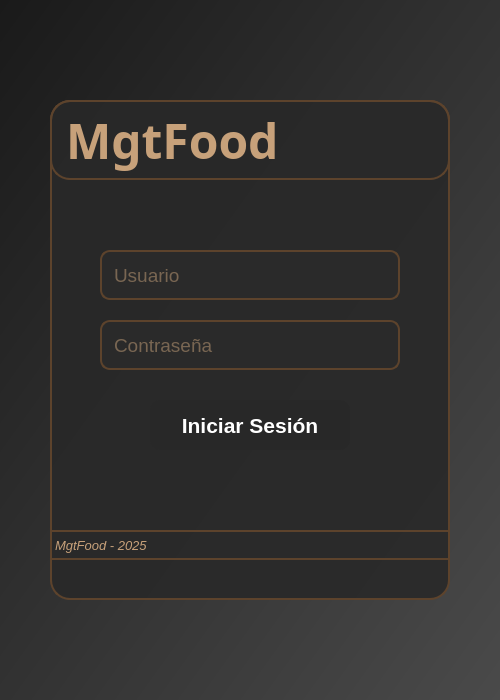
<?xml version="1.0" encoding="UTF-8"?>
<ui version="4.0">
 <class>Dialog</class>
 <widget class="QDialog" name="Dialog">
  <property name="geometry">
   <rect>
    <x>0</x>
    <y>0</y>
    <width>500</width>
    <height>700</height>
   </rect>
  </property>
  <property name="windowTitle">
   <string>Life: A New Brew</string>
  </property>
  <property name="styleSheet">
   <string notr="true">
     background: QLinearGradient(x1: 0, y1: 0, x2: 1, y2: 1, stop: 0 #1a1a1a, stop: 1 #4a4a4a);
   </string>
  </property>
  <widget class="QLabel" name="backgroundImage">
   <property name="geometry">
    <rect>
     <x>0</x>
     <y>0</y>
     <width>500</width>
     <height>700</height>
    </rect>
   </property>
   <property name="styleSheet">
    <string notr="true">
     border-image: url(:/images/coffee_bg.jpg);
     opacity: 0.2;
    </string>
   </property>
  </widget>
  <widget class="QWidget" name="mainContainer" native="true">
   <property name="geometry">
    <rect>
     <x>50</x>
     <y>100</y>
     <width>400</width>
     <height>500</height>
    </rect>
   </property>
   <property name="styleSheet">
    <string notr="true">
     background: rgba(40, 40, 40, 0.9);
     border-radius: 20px;
     border: 2px solid #5d432c;
    </string>
   </property>
   <widget class="QLabel" name="titleLabel">
    <property name="geometry">
     <rect>
      <x>0</x>
      <y>0</y>
      <width>400</width>
      <height>80</height>
     </rect>
    </property>
    <property name="font">
     <font>
      <family>Monotype Corsiva</family>
      <pointsize>36</pointsize>
      <weight>75</weight>
      <bold>true</bold>
     </font>
    </property>
    <property name="styleSheet">
     <string notr="true">
      color: #c7a17a;
      background: transparent;
      qproperty-alignment: AlignCenter;
      text-shadow: 0 0 10px #c7a17a;
     </string>
    </property>
    <property name="text">
     <string>MgtFood</string>
    </property>
   </widget>
   <widget class="QLineEdit" name="userInput">
    <property name="geometry">
     <rect>
      <x>50</x>
      <y>150</y>
      <width>300</width>
      <height>50</height>
     </rect>
    </property>
    <property name="font">
     <font>
      <family>Segoe UI</family>
      <pointsize>14</pointsize>
     </font>
    </property>
    <property name="styleSheet">
     <string notr="true">
      QLineEdit {
       background: #2a2a2a;
       border: 2px solid #5d432c;
       border-radius: 10px;
       padding: 10px;
       color: #c7a17a;
      }
      QLineEdit:focus {
       border-color: #c7a17a;
      }
     </string>
    </property>
    <property name="placeholderText">
     <string>Usuario</string>
    </property>
   </widget>
   <widget class="QLineEdit" name="passwordInput">
    <property name="geometry">
     <rect>
      <x>50</x>
      <y>220</y>
      <width>300</width>
      <height>50</height>
     </rect>
    </property>
    <property name="font">
     <font>
      <family>Segoe UI</family>
      <pointsize>14</pointsize>
     </font>
    </property>
    <property name="styleSheet">
     <string notr="true">
      QLineEdit {
       background: #2a2a2a;
       border: 2px solid #5d432c;
       border-radius: 10px;
       padding: 10px;
       color: #c7a17a;
      }
      QLineEdit:focus {
       border-color: #c7a17a;
      }
     </string>
    </property>
    <property name="echoMode">
     <enum>QLineEdit::Password</enum>
    </property>
    <property name="placeholderText">
     <string>Contraseña</string>
    </property>
   </widget>
   <widget class="QPushButton" name="loginButton">
    <property name="geometry">
     <rect>
      <x>100</x>
      <y>300</y>
      <width>200</width>
      <height>50</height>
     </rect>
    </property>
    <property name="font">
     <font>
      <family>Segoe UI</family>
      <pointsize>16</pointsize>
      <weight>75</weight>
      <bold>true</bold>
     </font>
    </property>
    <property name="styleSheet">
     <string notr="true">
      QPushButton {
       background: qlineargradient(x1:0, y1:0, x2:1, y2:0,
         stop:0 #5d432c, stop:1 #c7a17a);
       color: white;
       border-radius: 10px;
       border: none;
       padding: 10px;
      }
      QPushButton:hover {
       background: qlineargradient(x1:0, y1:0, x2:1, y2:0,
         stop:0 #c7a17a, stop:1 #5d432c);
      }
      QPushButton:pressed {
       padding: 8px;
      }
     </string>
    </property>
    <property name="text">
     <string>Iniciar Sesión</string>
    </property>
   </widget>
   <widget class="QLabel" name="footerText">
    <property name="geometry">
     <rect>
      <x>0</x>
      <y>430</y>
      <width>400</width>
      <height>30</height>
     </rect>
    </property>
    <property name="font">
     <font>
      <family>Segoe UI</family>
      <pointsize>10</pointsize>
      <italic>true</italic>
     </font>
    </property>
    <property name="styleSheet">
     <string notr="true">
      color: #c7a17a;
      background: transparent;
      qproperty-alignment: AlignCenter;
     </string>
    </property>
    <property name="text">
     <string>MgtFood - 2025</string>
    </property>
   </widget>
  </widget>
 </widget>
 <resources/>
 <connections/>
</ui>
